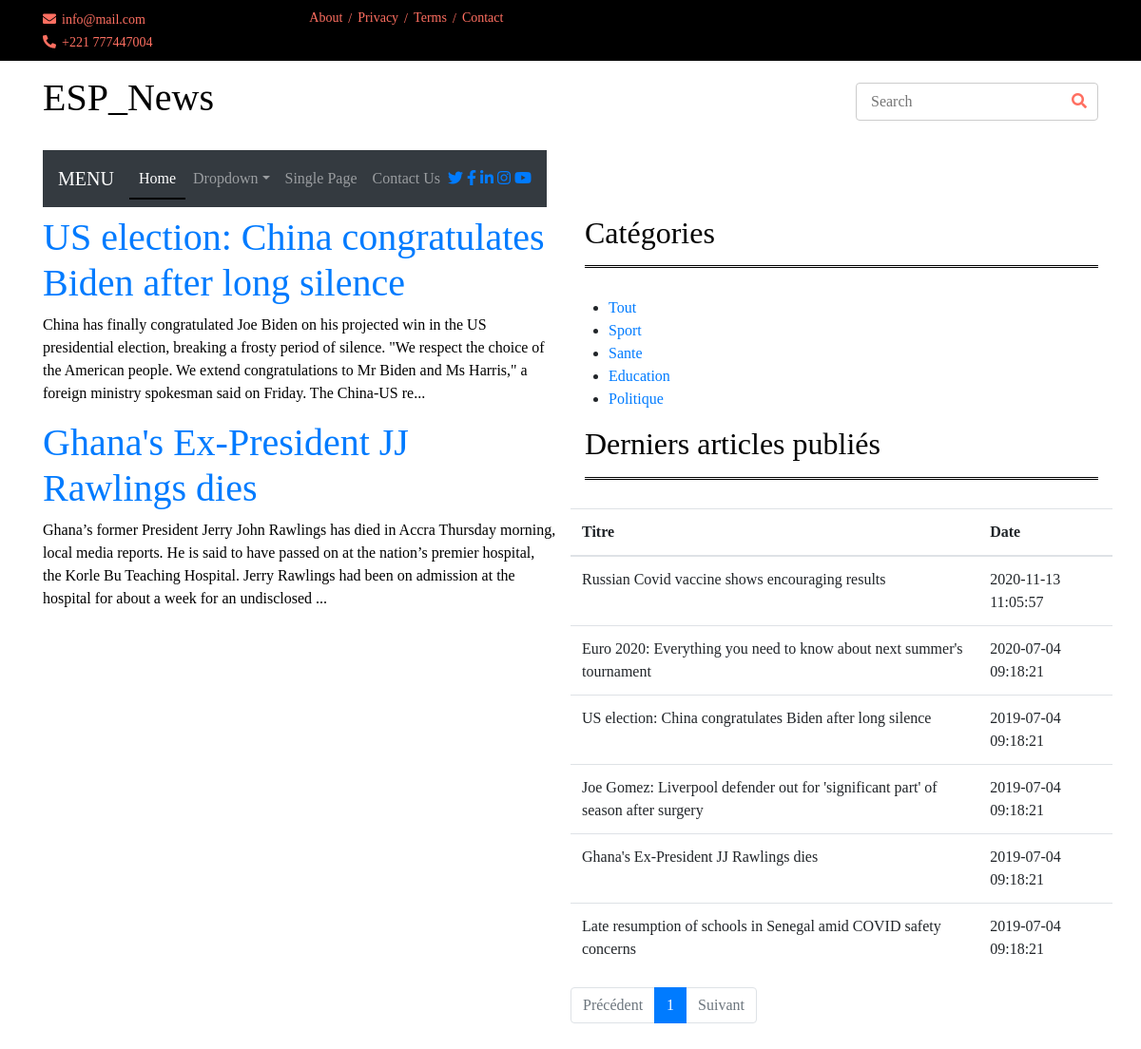
Page /Views/index.php?categorie=4 on the committed database.
### tables this page shows
CREATE TABLE `Article` (
  `id` int(11) NOT NULL,
  `titre` varchar(255) DEFAULT NULL,
  `contenu` text DEFAULT NULL,
  `dateCreation` datetime DEFAULT current_timestamp(),
  `dateModification` datetime DEFAULT current_timestamp(),
  `categorie` int(11) DEFAULT NULL
);

CREATE TABLE `Categorie` (
  `id` int(11) NOT NULL,
  `libelle` varchar(20) DEFAULT NULL
);

### Model/Data/Connexion.class.php (called while the page is built, shortened)
<?php
class Connexion
{
    private static $connexion;
    private function __construct()
    {
        try
        {
            $user = 'root';
			$password = '';
			$server = 'localhost';
            $dbname = 'mglsi_news;charset=utf8';
            self::$connexion = new PDO('mysql:host='.$server.';dbname='.$dbname, $user, $password, [PDO::ATTR_ERRMODE=>PDO::ERRMODE_EXCEPTION]);
        }
        catch(Exception $e)
        {
            echo 'Une erreur est survenue lors de la connection à la BD => '. $e->getMessage();
            die();
        }
    }
    public static function getConnexion()
    {
        return self::$connexion;
    }
}

### Controller/Controller.php (called while the page is built, shortened)
<?php
require_once(dirname(__FILE__).'/../Model/Data/Connexion.class.php');
require_once(dirname(__FILE__).'/../Model/Manager/ArticleManager.class.php');
require_once(dirname(__FILE__).'/../Model/Manager/CategorieManager.class.php');
require_once(dirname(__FILE__).'/../Model/Manager/UserDAO.class.php');
class Controller
{
    private $articleManager;
    public function __construct()
    {
        $this->connexion = \Connexion::getConnexion();
        $this->articleManager = new \ArticleManager($this->connexion);
        $this->userManager = new UserDAO($this->connexion);
        $this->categorieManager = new \CategorieManager($this->connexion);
        $this->allArticles = $this->articleManager->getAll();
        $this->allCategories = $this->categorieManager->getAll();
        $this->listUser = $this->userManager->allUser();
    }
    public function articleByCategory($id)
    {
        $itemArticles = $this->articleManager->getByCategory($id);
        return $itemArticles;
    }
}

### Model/Manager/ArticleManager.class.php (called while the page is built, shortened)
<?php
class ArticleManager
{
    private $db;
    private function setDb($db)
    {
        $this->db = $db;
    }
    public function getAll()
    {
        $articles = array();
        $request = $this->db->query('SELECT * FROM Article');
        while($data = $request->fetch(PDO::FETCH_ASSOC))
        {
            $articles [] = new Article($data);
        }
        return $articles;
    }
    public function getByCategory($category)
    {
        $category = (int) $category;
        $request = $this->db->prepare('SELECT * FROM Article WHERE categorie = :categorie');
        $request->execute(array(
            'categorie' => $category
        ));
        return $articles = $request->fetchAll(PDO::FETCH_OBJ);
    }
}

### assets/Utilities/HydratationTrait.php (called while the page is built, shortened)
<?php
trait HydratationTrait
{
    private function hydrate(Array $data)
    {
        foreach($data as $key => $value)
        {
            $method = 'set'.ucfirst($key);
        }
    }
}

### Model/Manager/CategorieManager.class.php (called while the page is built, shortened)
<?php
class CategorieManager
{
    private $db;
    private function setDb($db)
    {
        $this->db = $db;
    }
    public function getAll()
    {
        $request = $this->db->query('SELECT * FROM Categorie');
        $data = $request->fetchAll(PDO::FETCH_OBJ);
        return $data;
    }
}

### Model/Manager/UserDAO.class.php (called while the page is built, shortened)
<?php
 require_once(dirname(__FILE__).'/../../assets/Utilities/HydratationTrait.php');
class UserDAO
{
    private $db;
    private function setDb($db)
    {
        $this->db = $db;
    }
    public function allUser()
    {
        $users = array();
        $request = $this->db->query('SELECT * FROM user WHERE deleted = 0 and statut <>  1 ');
        while($data = $request->fetch(PDO::FETCH_ASSOC))
        {
            $users [] = new User($data);
        }
        return $users;
    }
}

### Views/index.php (the view, shortened to what this page needs)
<?php
try
        {
            $user = 'root';
            $password = '';
            $server = 'localhost';
            $dbname = 'mglsi_news;charset=utf8';
            $db = new PDO('mysql:host='.$server.';dbname='.$dbname, $user, $password);
        }
        catch(PDOException $e)
        {
            echo 'Une erreur est survenue lors de la connection à la BD => '. $e->getMessage();
            die();
        }
?>
<!DOCTYPE html>
<html lang="en">
<head>
    <link href="https://stackpath.bootstrapcdn.com/bootstrap/4.4.1/css/bootstrap.min.css" rel="stylesheet">
    <link href="https://cdnjs.cloudflare.com/ajax/libs/font-awesome/5.10.0/css/all.min.css" rel="stylesheet">
    <link href="assets/lib/slick/slick.css" rel="stylesheet">
    <link href="assets/lib/slick/slick-theme.css" rel="stylesheet">
	<link rel="stylesheet" type="text/css" href="assets/css/style2.css">
    <link rel="stylesheet" href="https://stackpath.bootstrapcdn.com/bootstrap/4.4.1/css/bootstrap.min.css">
</head>
<body style=" font-family: serif;">
        <div class="top-bar navbar">
            <div class="container">
                <div class="row">
                    <div class="col-md-6">
                        <div class="tb-contact">
                            <p><i class="fas fa-envelope"></i>info@mail.com</p>
                            <p><i class="fas fa-phone-alt"></i>+221 777447004</p>
                        </div>
                    </div>
                    <div class="col-md-6">
                        <div class="tb-menu">
                            <a href="">About</a>
                            <a href="">Privacy</a>
                            <a href="">Terms</a>
                            <a href="">Contact</a>
                        </div>
                    </div>
                </div>
            </div>
        </div>
        <div class="brand ">
            <div class="container">
                <div class="row align-items-center">
                    <div class="col-lg-3 col-md-4">
                        <div class="b-logo">
                                        <?php require_once('entete.php');?>
                        </div>
                    </div>
                    <div class="col-lg-3 col-md-4">
                        <div class="b-search">
                            <input type="text" placeholder="Search">
                            <button><i class="fa fa-search"></i></button>
                        </div>
                    </div>
                </div>
            </div>
        </div>
        <div class=" navbar navbar-inverse">
            <div class="container">
                <nav class="navbar navbar-expand-md bg-dark navbar-dark">
                    <a href="#" class="navbar-brand">MENU</a>
                    <div class="collapse navbar-collapse justify-content-between" id="navbarCollapse">
                        <div class="navbar-nav mr-auto">
                            <a href="" class="nav-item nav-link active">Home</a>
                            <div class="nav-item dropdown">
                                <a href="#" class="nav-link dropdown-toggle" data-toggle="dropdown">Dropdown</a>
                            </div>
                            <a href="single-page.html" class="nav-item nav-link">Single Page</a>
                            <a href="contact.html" class="nav-item nav-link">Contact Us</a>
                        </div>
                        <div class="social ml-auto">
                            <a href=""><i class="fab fa-twitter"></i></a>
                            <a href=""><i class="fab fa-facebook-f"></i></a>
                            <a href=""><i class="fab fa-linkedin-in"></i></a>
                            <a href=""><i class="fab fa-instagram"></i></a>
                            <a href=""><i class="fab fa-youtube"></i></a>
                        </div>
                    </div>
                </nav>
            </div>
        </div>
        <div class="cat-news">
            <div class="container">
                <div class="row">
                    <div class="col-md-6">
                        <div id="contenu">
                            <?php
                                $controller = new Controller();
                                if(!isset($_GET['categorie']))
                                {
                                $articles = $controller->allArticles;
                                if(count($articles) == 0)
                                    echo "<h1>Aucun article trouvé !</h1>";
                                else
                                    foreach ($articles as $article)
                                    {?>
                                        <div class="article">
                                            <h1><a href="article/<?= $article->getId() ?>"><?php echo mb_convert_encoding($article->getTitre(),'utf-8'); ?></a></h1>
                                            <p><?= substr($article->getContenu(), 0, 300) . '...' ?></p>
                                        </div><?php
                                    }
                                }
                                else
                                {
                                $itemArticles = $controller->articleByCategory($_GET['categorie']);
                                if(count($itemArticles) == 0)
                                    echo "<h1>Aucun article trouvé !</h1>";
                                else
                                    foreach ($itemArticles as $article)
                                    {?>
                                        <div class="article">
                                            <h1><a href="article/<?= $article->id ?>"><?php echo mb_convert_encoding($article->titre,'utf-8'); ?></a></h1>
                                            <p><?= substr($article->contenu, 0, 300) . '...' ?></p>
                                        </div><?php
                                    }
                                }
                            ?>
                        </div>
                    </div>
                    <div class="col-md-6">
                        <h2>Catégories</h2>
                        <div class="row cn-slider">
                            <?php require_once('menu.php'); ?>
                        </div>
                        <h2>Derniers articles publiés</h2>
                        <div class="row cn-slider">
                                <?php
                                        if(isset($_GET['page']) && !empty($_GET['page'])){
                                            $currentPage = (int) strip_tags($_GET['page']);
                                        }else{
                                            $currentPage = 1;
                                        }
                                        $sql = 'SELECT COUNT(*) AS nb_articles FROM `Article`;';
                                        $query = $db->prepare($sql);
                                        $query->execute();
                                        $result = $query->fetch();
                                        $nbArticles = (int) $result['nb_articles'];
                                        $parPage = 10;
                                        $pages = ceil($nbArticles / $parPage);
                                        $premier = ($currentPage * $parPage) - $parPage;
                                        $sql = 'SELECT * FROM `Article` ORDER BY `dateCreation` DESC LIMIT :premier, :parpage;';
                                        $query = $db->prepare($sql);
                                        $query->bindValue(':premier', $premier, PDO::PARAM_INT);
                                        $query->bindValue(':parpage', $parPage, PDO::PARAM_INT);
                                        $query->execute();
                                        $articles = $query->fetchAll(PDO::FETCH_ASSOC);
                            ?>
                            <main class="container" >
                                <div class="row">
                                    <section class="col-26  liste  " >
                                        <table class="table article">
                                            <thead>
                                                <th>Titre</th>
                                                <th>Date</th>
                                            </thead>
                                            <tbody>
                                                <?php
                                                foreach($articles as $article){
                                                ?>
                                                    <tr>
                                                        <td><?= $article['titre'] ?></td>
                                                        <td><?= $article['dateCreation'] ?></td>
                                                    </tr>
                                                <?php
                                                }
                                                ?>
                                            </tbody>
                                        </table>
                                        <nav>
                                            <ul class="pagination">
                                                <li class="page-item <?= ($currentPage == 1) ? "disabled" : "" ?>">
                                                    <a href="./?page=<?= $currentPage - 1 ?>" class="page-link">Précédent</a>
                                                </li>
                                                <?php for($page = 1; $page <= $pages; $page++): ?>
                                                  <li class="page-item <?= ($currentPage == $page) ? "active" : "" ?>">
                                                        <a href="./?page=<?= $page ?>" class="page-link"><?= $page ?></a>
                                                    </li>
                                                <?php endfor ?>
                                                  <li class="page-item <?= ($currentPage == $pages) ? "disabled" : "" ?>">
                                                    <a href="./?page=<?= $currentPage + 1 ?>" class="page-link">Suivant</a>
                                                </li>
                                            </ul>
                                        </nav>
                                    </section>
                                </div>
                            </main>
                        </div>
                    </div>
                </div>
            </div>
        </div>
</body>
</html>

### Views/menu.php
<div id="menu">
	<ul>
		<li class="col-26"><a href="index.php">Tout</a></li>
		<?php
			$controller= new Controller();
			$categories = $controller->allCategories;
			foreach ($categories as $categorie):?>
			<li class="col-26 liste article"><a href="categorie/<?= $categorie->id ?>"><?= mb_convert_encoding($categorie->libelle,"utf-8") ?></a></li>
		<?php endforeach ?>
	</ul>
</div>

### rows in the picture
article: titre "US election: China congratulates Biden after long silence", contenu "China has finally congratulated Joe Biden on his projected win in the US presidential election, breaking a frosty period of silence. \"We respect the choice of the American people. We extend congratulations to Mr Biden and Ms Harris,\" a foreign ministry spokesman said on Friday. The China-US re", dateCreation "2019-07-04 09:18:21"
article: titre "Ghana's Ex-President JJ Rawlings dies", contenu "Ghana’s former President Jerry John Rawlings has died in Accra Thursday morning, local media reports. He is said to have passed on at the nation’s premier hospital, the Korle Bu Teaching Hospital. Jerry Rawlings had been on admission at the hospital for about a week for an undisclosed", dateCreation "2019-07-04 09:18:21"
categorie: libelle "Sport"
categorie: libelle "Sante"
categorie: libelle "Education"
categorie: libelle "Politique"
article: titre "Russian Covid vaccine shows encouraging results", dateCreation "2020-11-13 11:05:57"
article: titre "Euro 2020: Everything you need to know about next summer's tournament", dateCreation "2020-07-04 09:18:21"
article: titre "Joe Gomez: Liverpool defender out for 'significant part' of season after surgery", dateCreation "2019-07-04 09:18:21"
article: titre "Late resumption of schools in Senegal amid COVID safety concerns", dateCreation "2019-07-04 09:18:21"
